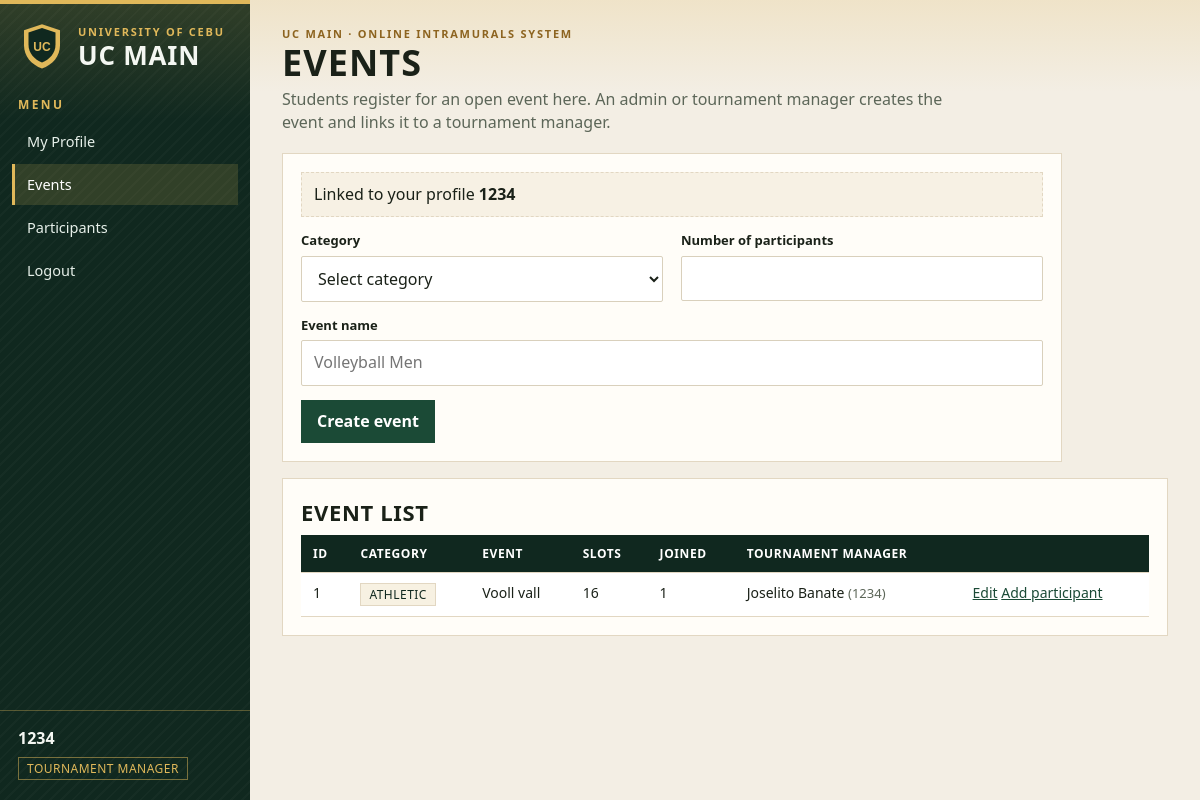
Page /events (signed in) on the committed database.
### tables this page shows
CREATE TABLE Event (
    eventID INTEGER PRIMARY KEY AUTOINCREMENT,
    category TEXT NOT NULL CHECK (category IN ('Athletic', 'Cultural', 'Academic')),
    eventName TEXT NOT NULL,
    noOfParticipant INTEGER NOT NULL CHECK (noOfParticipant > 0),
    tournamentManager TEXT NOT NULL,
    FOREIGN KEY (tournamentManager) REFERENCES TournamentManager (userName)
);

CREATE TABLE TournamentManager (
    userName TEXT PRIMARY KEY,
    fName TEXT NOT NULL,
    lName TEXT NOT NULL,
    mobile TEXT NOT NULL,
    deptID TEXT NOT NULL,
    FOREIGN KEY (userName) REFERENCES Registration (userName),
    FOREIGN KEY (deptID) REFERENCES Department (deptID)
);

### INSTRAMURALS/main.py (the view, shortened to what this page needs)
@app.route("/events", methods=["GET", "POST"])
@require_login()
def events():
    role = session["role"]
    username = session["userName"]
    manager_profile = db.get_staff("tournament manager", username) if role == "tournament manager" else None
    managers = db.list_staff("tournament manager") if role == "admin" else []
    event_form = {
        "category": "",
        "eventName": "",
        "noOfParticipant": "",
        "eventID": "",
        "tournamentManager": username if role == "tournament manager" else "",
    }
    show_form = (role == "tournament manager" and manager_profile) or (role == "admin" and bool(managers))
    athlete = db.get_athlete(username) if role == "athlete" else None
    return render_template(
        "events.html",
        events=db.get_events(),
        profile=manager_profile,
        event_form=event_form,
        managers=managers,
        show_form=show_form,
        athlete_event_id=athlete["eventID"] if athlete else None,
    )

### INSTRAMURALS/dbhelper.py (called while the page is built)
def _clean(value):
    return (value or "").strip()

    def _connect(self):
        conn = sqlite3.connect(self.dbname, timeout=10)
        conn.row_factory = sqlite3.Row
        conn.execute("PRAGMA foreign_keys = ON")
        return conn

    def query(self, sql, params=()):
        conn = self._connect()
        try:
            return conn.execute(sql, params).fetchall()
        finally:
            conn.close()

    def get_staff(self, role, username):
        table = STAFF_TABLE.get(role)
        if not table:
            return None
        rows = self.query(
            f"""
            SELECT s.userName, s.fName, s.lName, s.mobile, s.deptID, d.deptName
            FROM {table} s
            JOIN Department d ON d.deptID = s.deptID
            WHERE s.userName = ?
            """,
            (_clean(username).upper(),),
        )
        return rows[0] if rows else None

    def get_events(self):
        return self.query(EVENT_SQL + " ORDER BY e.eventID")

### INSTRAMURALS/main.py (called while the page is built)
def require_login(roles=None):
    def decorator(view):
        @wraps(view)
        def wrapped(*args, **kwargs):
            if "userName" not in session:
                flash("Log in to open that page.", "error")
                return redirect(url_for("login"))
            if roles and session.get("role") not in roles:
                flash("Your role cannot open that module.", "error")
                return redirect(url_for(landing_endpoint(session.get("role"))))
            return view(*args, **kwargs)
        return wrapped
    return decorator

@app.context_processor
def inject_menu():
    return {
        "menu": build_menu(),
        "role_labels": ROLE_LABELS,
        "register_roles": REGISTER_ROLES,
        "categories": CATEGORIES,
        "years": YEARS,
        "civil_statuses": CIVIL_STATUSES,
        "genders": GENDERS,
        "local_admin_id": LOCAL_ADMIN_ID,
        "local_admin_password": LOCAL_ADMIN_PASSWORD,
    }

### INSTRAMURALS/templates/events.html (shortened to what this page needs)
{% extends "base.html" %}
{% block heading %}Events{% endblock %}
{% block lede %}Students register for an open event here. An admin or tournament manager creates the event and links it to a tournament manager.{% endblock %}
{% block content %}
{% if show_form %}
<form class="panel form-grid narrow" method="post">
    {% if session.role == "admin" %}
    <div class="wide">
        <label for="tournamentManager">Tournament manager</label>
        <select id="tournamentManager" name="tournamentManager" required>
            <option value="">Select tournament manager</option>
            {% for manager in managers %}
            <option value="{{ manager.userName }}" {% if event_form.tournamentManager == manager.userName %}selected{% endif %}>
                {{ manager.lName }}, {{ manager.fName }} ({{ manager.userName }}) — {{ manager.deptID }}
            </option>
            {% endfor %}
        </select>
        <p class="field-help">The event is stored with this manager's ID.</p>
    </div>
    {% else %}
    <div class="wide">
        <p class="id-banner">Linked to your profile <strong>{{ session.userName }}</strong></p>
    </div>
    {% endif %}
    <div>
        <label for="category">Category</label>
        <select id="category" name="category" required>
            <option value="">Select category</option>
        </select>
    </div>
    <div>
        <label for="noOfParticipant">Number of participants</label>
        <input id="noOfParticipant" type="number" name="noOfParticipant" min="1" max="500" required value="{{ event_form.noOfParticipant }}">
    </div>
    <div class="wide">
        <label for="eventName">Event name</label>
        <input id="eventName" name="eventName" required maxlength="80" value="{{ event_form.eventName }}" placeholder="Volleyball Men">
    </div>
    <div class="actions">
        <button type="submit">{% if event_form.eventID %}Update event{% else %}Create event{% endif %}</button>
    </div>
</form>
{% elif session.role == "tournament manager" %}
<div class="hint">
    <p>Save your tournament manager profile before creating an event.</p>
    <a class="button gold" href="{{ url_for('profile') }}">My Profile</a>
</div>
{% elif session.role == "admin" %}
<div class="hint">
    <p>A tournament manager has to save a profile before an event can be linked to them.</p>
    <a class="button gold" href="{{ url_for('register') }}">Register</a>
</div>
{% endif %}
<section class="panel">
    <h3>Event list</h3>
    {% if events %}
    <div class="table-wrap">
        <table>
            <thead>
                <tr>
                    <th>ID</th>
                    <th>Category</th>
                    <th>Event</th>
                    <th>Slots</th>
                    <th>Joined</th>
                    <th>Tournament manager</th>
                    <th></th>
                </tr>
            </thead>
            <tbody>
                {% for e in events %}
                <tr>
                    <td>{{ e.eventID }}</td>
                    <td><span class="tag">{{ e.category }}</span></td>
                    <td>{{ e.eventName }}</td>
                    <td>{{ e.noOfParticipant }}</td>
                    <td>{{ e.joined }}</td>
                    <td>{{ e.managerFirst }} {{ e.managerLast }} <span class="muted">({{ e.tournamentManager }})</span></td>
                    <td>
                        {% if session.role == "admin" or session.get("userName") == e.tournamentManager %}
                        <a href="{{ url_for('events', edit=e.eventID) }}">Edit</a>
                        <a href="{{ url_for('athletes', event=e.eventID) }}">Add participant</a>
                        {% endif %}
                    </td>
                </tr>
                {% endfor %}
            </tbody>
        </table>
    </div>
    {% else %}
    <p class="empty">No events yet.</p>
    {% endif %}
</section>
{% endblock %}

### INSTRAMURALS/static/style.css (style rules this page uses)
:root { --green-950: #071612; --green-900: #10281f; --green-800: #1b4a36; --green-700: #246b4a; --gold: #e0b85a; --gold-deep: #8d6420; --paper: #f3eee4; --ink: #1a2118; --muted: #5c6658; --line: #e2d7c2; --danger: #8d2f2f; --danger-bg: #f8e8e4; --ok: #1d6b45; --ok-bg: #e5f3ea; --info: #1e4d6b; --info-bg: #e7f1f6; }
* { box-sizing: border-box; }
body { margin: 0; color: var(--ink); background: var(--paper); font-family: "Segoe UI", Tahoma, sans-serif; font-size: 16px; line-height: 1.45; }
h1, h2, h3, .stat strong, .brand strong { font-family: Bahnschrift, "Arial Narrow", "Segoe UI", sans-serif; font-weight: 600; letter-spacing: 0.03em; }
a { color: var(--green-800); }
.role-pill, .tag { display: inline-block; margin-top: 6px; padding: 2px 8px; border: 1px solid rgba(224, 184, 90, 0.5); color: var(--gold); font-size: 12px; letter-spacing: 0.04em; text-transform: uppercase; }
.panel, .card, .stat, .credential { background: #fffdf8; border: 1px solid var(--line); }
.panel { padding: 18px; margin-bottom: 16px; }
.narrow { max-width: 780px; }
.card h3, .panel h3 { margin: 0 0 6px; font-size: 22px; text-transform: uppercase; }
.card p, .panel p { margin: 0; }
.form-grid { display: grid; grid-template-columns: 1fr 1fr; gap: 14px 18px; }
.wide, .actions { grid-column: 1 / -1; }
label { display: block; margin-bottom: 6px; font-size: 13px; font-weight: 700; }
input, select, textarea { width: 100%; padding: 10px 12px; border: 1px solid #d9d0bc; border-radius: 2px; background: white; color: var(--ink); font: inherit; }
.field-help, .muted { color: var(--muted); font-size: 13px; }
.id-banner { margin: 0; padding: 10px 12px; background: #f7f1e4; border: 1px dashed var(--line); }
button, a.button { display: inline-block; padding: 10px 16px; border: 0; background: var(--green-800); color: white; text-decoration: none; font: inherit; font-weight: 700; cursor: pointer; }
.link-row, .actions { display: flex; flex-wrap: wrap; gap: 10px; align-items: center; }
.table-wrap { overflow-x: auto; }
table { width: 100%; border-collapse: collapse; background: white; }
th, td { padding: 10px 12px; border-bottom: 1px solid var(--line); text-align: left; vertical-align: top; font-size: 14px; }
th { background: var(--green-900); color: white; font-size: 12px; letter-spacing: 0.05em; text-transform: uppercase; }
.tag { margin: 0; color: var(--green-900); background: #f7f1e2; border-color: var(--line); }

### rows in the picture
Event: eventID "1", category "ATHLETIC", eventName "Vooll vall", noOfParticipant "16", joined "1", managerFirst "Joselito", managerLast "Banate", tournamentManager "1234"

### other values in the picture
{{ item.label }} "My Profile" "Events" "Participants" "Logout"
{{ session.get('userName') }} "1234"
{{ role_labels.get(session.get('role'), session.get('role')) }} "TOURNAMENT MANAGER"
{{ session.userName }} "1234"
